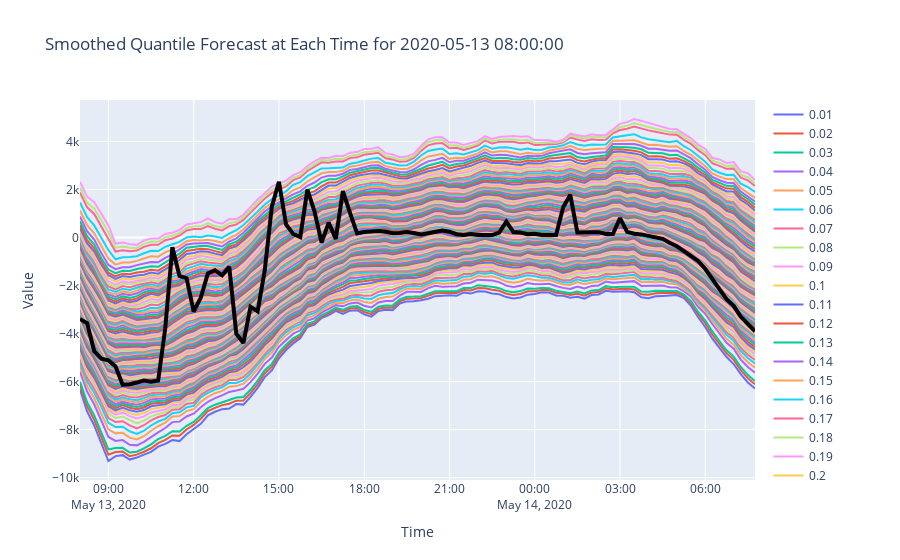

Notebook cell for this chart:
### Code cell
fc_quantile_smoothed = pf.smooth_quantiles_at_each_time(fc_quantile_sorted, window_size=5)
plot_specific_day(fc_quantile_smoothed, gt, time_to_plot, title=f'Smoothed Quantile Forecast at Each Time for {time_to_plot}')
